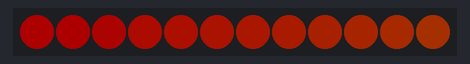
Simulated run of this sketch. Board: Arduino Uno, built with avr-gcc and run on an emulated ATmega328P. Shown: 12 RGB LEDs in strip order, left to right. Dim RGB values are drawn brighter than linear.

Above: at 0.15 s.
At 5.01 s:
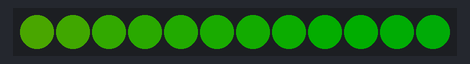
At 9.86 s:
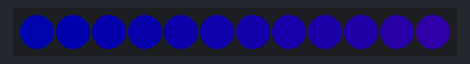
At 19.58 s:
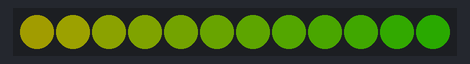
At 29.29 s:
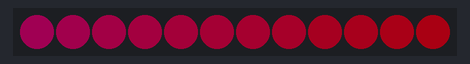
At 39.31 s:
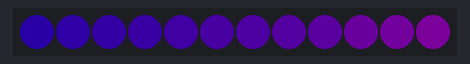

The sketch:

led.strip.rainbow.ino
```cpp
#define NUM_LEDS 12
#include "FastLED.h"
#define PIN 13
CRGB leds[NUM_LEDS];
byte counter;
void setup() {
  FastLED.addLeds<WS2811, PIN, GRB>(leds, NUM_LEDS).setCorrection( TypicalLEDStrip );
  FastLED.setBrightness(50);
  pinMode(13, OUTPUT);
}
void loop() {
  for (int i = 0; i < NUM_LEDS; i++ ) {
    leds[i] = CHSV(counter + i * 2, 255, 255);
  }
  counter++;
  FastLED.show();
  delay(5);
}
```
